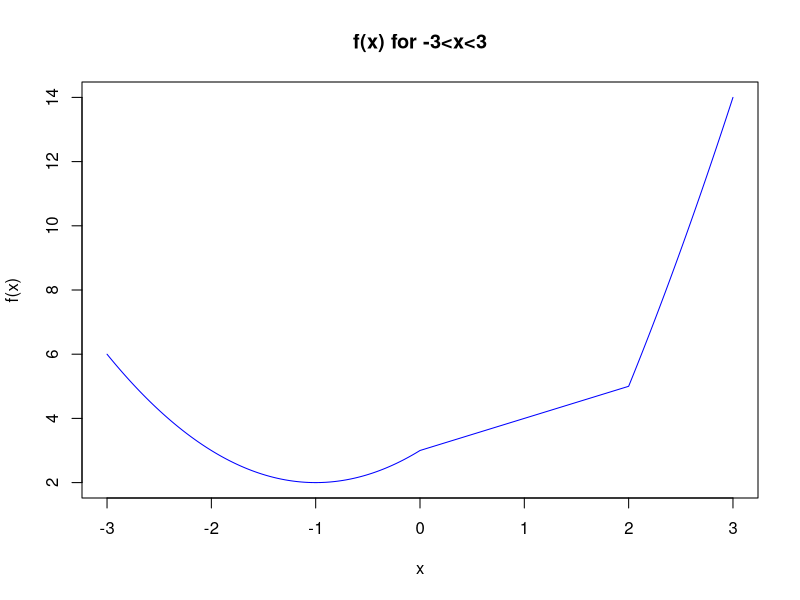
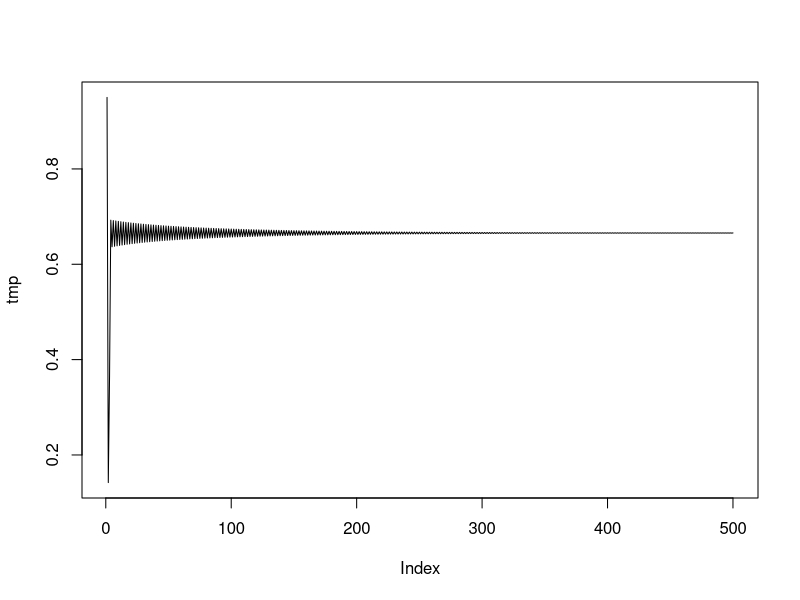
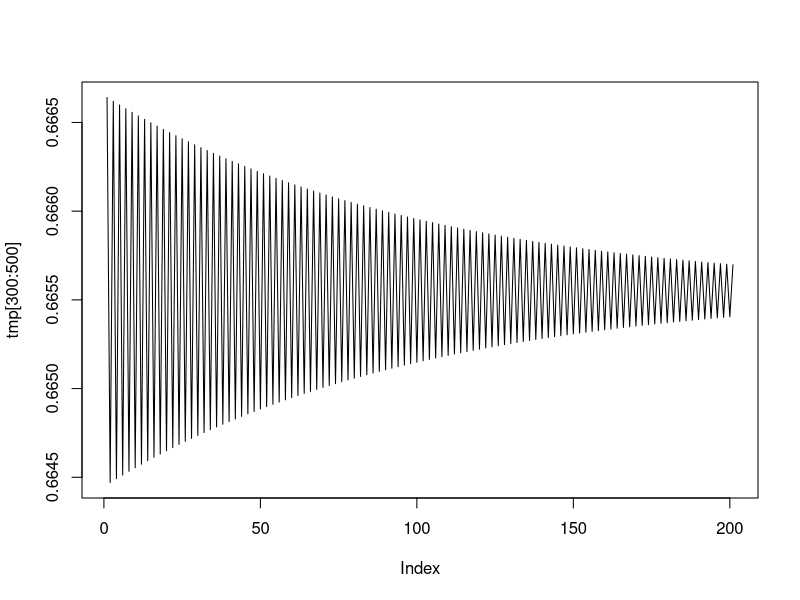

The R source for these figures, in order:
### cHANG LU ###

### Homework 1                                         ###
### Standard R ###

#Put your code in this file. Make sure you assign the relevant values to the correct variable names, which are given below. 
#Uncomment the variables as you assign your final values/functions/results to them.

### VECTORS ###
## Q1 

v1 <- c(1:8, 7:1)
v2 <- rep(c(9,4,1), length.out = 31)
v3 <- c(rbind(0.1^(seq(3,36, by = 3)), 0.2^(1:12)))

### MATRICES ###

## Q2 

matA<-matrix(0, nrow=6, ncol=6)
matA

diag(matA) =0
diag(matA[-1,-6]) =1
diag(matA[-6,-1]) =1
matA

## Q3

set.seed(42)
matB<- matB <- matrix(sample(1:10, 6*10, replace = TRUE), nrow = 6, ncol = 10)
matB
a3<- apply(matB, 1, function(row) sum(row>4))
a3
b3<-which(apply(matB, 1, function(row) sum(row == 7) == 2))
b3

## Q4

tmpFn<-function(xVec){
  f_x <- ifelse(xVec < 0, xVec^2 + xVec*2 + 3,
                ifelse(xVec < 2, xVec +3,
                       xVec^2 + xVec*4 -7))
  return(f_x)
}

xVec_values <- seq(-3,3, by =0.01)
yVec <- tmpFn(xVec_values)

plot(xVec_values, yVec, type ="l", col ="blue",
     xlab="x", ylab="f(x)", main="f(x) for -3<x<3")


## Q5
# 
quadmap <- function(start, rho, niter){
  x <- numeric(niter)

  x[1] <- start

  for (n in 2:niter){
    x[n] <- rho * x[n-1] * (1-x[n-1])
  }
  return(x)
}

a1 <- quadmap(start = 0.6, rho=2, niter = 1000)
a1

tmp <- quadmap(start = 0.95, rho = 2.99, niter = 500)

plot(tmp, type = "l")

plot(tmp[300:500], type = "l")

## Q6


In1<- function(xVec, yVec){
  zMat <- outer(xVec, yVec, FUN = ">")

  zVec <- rowSums(zMat)

  return(zVec)
}

xVec <- c(1,3,5,7,9)
yVec <- c(1,2,4)
zVec <- In1(xVec,yVec)
zVec




In2<-function(xVec, yVec){
  zVec <- sapply(xVec, function(xVec) sum(yVec < xVec))

  return(zVec)
}
zVec1 <- In2(xVec, yVec)
zVec1

## Q7

fibonacci<-function(n){
  if (n ==1 || n==2 ){
    return(1)
  }

  fibseq <- numeric(n)
  fibseq[1] =1
  fibseq[2]=1

  for (i in 3:n){
    fibseq[i] <- fibseq[i-1] + fibseq[i-2]
  }

  return(fibseq[n])
}

fibonacci(1)
fibonacci(3)
fibonacci(5)

## Q8

n<-1
result <- 1

while (result <= 10000000) {
  n <- n+1
  result <- result * n
}

n

## Q9

mat <- matrix(1:1000000, nrow=100000, ncol=10)

rowAdd<- numeric(nrow(mat))

for (i in 1:nrow(mat)){
  rowAdd[i] <- sum(mat[i,])
}

rowAddsumapply <- apply(mat, 1, sum)
rowAddrowsums <- rowSums(mat)

all.equal(rowAdd, rowAddrowsums)
all.equal(rowAdd, rowAddsumapply)